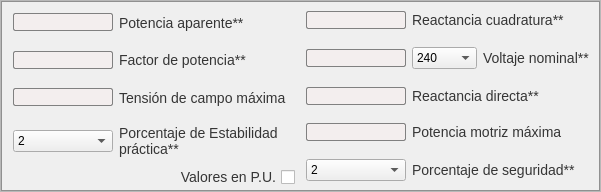
            <widget class="QFrame" name="saliente_inputs_3">
             <property name="styleSheet">
              <string notr="true"/>
             </property>
             <property name="frameShape">
              <enum>QFrame::StyledPanel</enum>
             </property>
             <property name="frameShadow">
              <enum>QFrame::Raised</enum>
             </property>
             <layout class="QHBoxLayout" name="horizontalLayout_38">
              <property name="spacing">
               <number>0</number>
              </property>
              <property name="leftMargin">
               <number>0</number>
              </property>
              <property name="topMargin">
               <number>0</number>
              </property>
              <property name="rightMargin">
               <number>0</number>
              </property>
              <property name="bottomMargin">
               <number>0</number>
              </property>
              <item>
               <widget class="QFrame" name="saliente_input_content_3">
                <property name="sizePolicy">
                 <sizepolicy hsizetype="Preferred" vsizetype="Preferred">
                  <horstretch>0</horstretch>
                  <verstretch>0</verstretch>
                 </sizepolicy>
                </property>
                <property name="minimumSize">
                 <size>
                  <width>0</width>
                  <height>0</height>
                 </size>
                </property>
                <property name="maximumSize">
                 <size>
                  <width>900</width>
                  <height>420</height>
                 </size>
                </property>
                <property name="styleSheet">
                 <string notr="true">QFrame{
border: 1px solid rgb(144, 144, 144);
}</string>
                </property>
                <property name="frameShape">
                 <enum>QFrame::StyledPanel</enum>
                </property>
                <property name="frameShadow">
                 <enum>QFrame::Raised</enum>
                </property>
                <layout class="QHBoxLayout" name="horizontalLayout_39">
                 <property name="spacing">
                  <number>0</number>
                 </property>
                 <property name="leftMargin">
                  <number>0</number>
                 </property>
                 <property name="topMargin">
                  <number>0</number>
                 </property>
                 <property name="rightMargin">
                  <number>0</number>
                 </property>
                 <property name="bottomMargin">
                  <number>0</number>
                 </property>
                 <item>
                  <widget class="QFrame" name="input_left_sal_3">
                   <property name="styleSheet">
                    <string notr="true">QFrame{
border-style: none;
}</string>
                   </property>
                   <property name="frameShape">
                    <enum>QFrame::StyledPanel</enum>
                   </property>
                   <property name="frameShadow">
                    <enum>QFrame::Raised</enum>
                   </property>
                   <layout class="QVBoxLayout" name="verticalLayout_18">
                    <property name="spacing">
                     <number>0</number>
                    </property>
                    <property name="leftMargin">
                     <number>2</number>
                    </property>
                    <property name="topMargin">
                     <number>2</number>
                    </property>
                    <property name="rightMargin">
                     <number>2</number>
                    </property>
                    <property name="bottomMargin">
                     <number>2</number>
                    </property>
                    <item>
                     <widget class="QFrame" name="frame_31">
                      <property name="minimumSize">
                       <size>
                        <width>200</width>
                        <height>0</height>
                       </size>
                      </property>
                      <property name="frameShape">
                       <enum>QFrame::StyledPanel</enum>
                      </property>
                      <property name="frameShadow">
                       <enum>QFrame::Raised</enum>
                      </property>
                      <layout class="QHBoxLayout" name="horizontalLayout_40">
                       <item>
                        <widget class="QLineEdit" name="sal_p_aparente_3">
                         <property name="maximumSize">
                          <size>
                           <width>100</width>
                           <height>16777215</height>
                          </size>
                         </property>
                         <property name="styleSheet">
                          <string notr="true">QLineEdit{
background-color: rgb(243, 238, 238);
border-radius: 2px;
border: 1px solid gray;
}</string>
                         </property>
                        </widget>
                       </item>
                       <item>
                        <widget class="QLabel" name="sal_p_aparente_label_3">
                         <property name="maximumSize">
                          <size>
                           <width>200</width>
                           <height>16777215</height>
                          </size>
                         </property>
                         <property name="styleSheet">
                          <string notr="true">QLabel{
color: rgb(53, 53, 53);
font-size: 14px;
}</string>
                         </property>
                         <property name="text">
                          <string>Potencia aparente**</string>
                         </property>
                         <property name="alignment">
                          <set>Qt::AlignLeading|Qt::AlignLeft|Qt::AlignVCenter</set>
                         </property>
                        </widget>
                       </item>
                      </layout>
                     </widget>
                    </item>
                    <item>
                     <widget class="QFrame" name="frame_32">
                      <property name="frameShape">
                       <enum>QFrame::StyledPanel</enum>
                      </property>
                      <property name="frameShadow">
                       <enum>QFrame::Raised</enum>
                      </property>
                      <layout class="QHBoxLayout" name="horizontalLayout_41">
                       <item>
                        <widget class="QLineEdit" name="sal_f_p_3">
                         <property name="maximumSize">
                          <size>
                           <width>100</width>
                           <height>16777215</height>
                          </size>
                         </property>
                         <property name="styleSheet">
                          <string notr="true">QLineEdit{
background-color: rgb(243, 238, 238);
border-radius: 2px;
border: 1px solid gray;
}</string>
                         </property>
                        </widget>
                       </item>
                       <item>
                        <widget class="QLabel" name="sal_f_p_label_3">
                         <property name="maximumSize">
                          <size>
                           <width>200</width>
                           <height>16777215</height>
                          </size>
                         </property>
                         <property name="styleSheet">
                          <string notr="true">QLabel{
color: rgb(53, 53, 53);
font-size: 14px;
}</string>
                         </property>
                         <property name="text">
                          <string>Factor de potencia**</string>
                         </property>
                         <property name="alignment">
                          <set>Qt::AlignLeading|Qt::AlignLeft|Qt::AlignVCenter</set>
                         </property>
                        </widget>
                       </item>
                      </layout>
                     </widget>
                    </item>
                    <item>
                     <widget class="QFrame" name="frame_33">
                      <property name="frameShape">
                       <enum>QFrame::StyledPanel</enum>
                      </property>
                      <property name="frameShadow">
                       <enum>QFrame::Raised</enum>
                      </property>
                      <layout class="QHBoxLayout" name="horizontalLayout_42">
                       <item>
                        <widget class="QLineEdit" name="sal_t_m_c_3">
                         <property name="maximumSize">
                          <size>
                           <width>100</width>
                           <height>16777215</height>
                          </size>
                         </property>
                         <property name="styleSheet">
                          <string notr="true">QLineEdit{
background-color: rgb(243, 238, 238);
border-radius: 2px;
border: 1px solid gray;
}</string>
                         </property>
                        </widget>
                       </item>
                       <item>
                        <widget class="QLabel" name="sal_t_m_c_label_3">
                         <property name="maximumSize">
                          <size>
                           <width>200</width>
                           <height>16777215</height>
                          </size>
                         </property>
                         <property name="styleSheet">
                          <string notr="true">QLabel{
color: rgb(53, 53, 53);
font-size: 14px;
}</string>
                         </property>
                         <property name="text">
                          <string>Tensión de campo máxima</string>
                         </property>
                         <property name="alignment">
                          <set>Qt::AlignLeading|Qt::AlignLeft|Qt::AlignVCenter</set>
                         </property>
                        </widget>
                       </item>
                      </layout>
                     </widget>
                    </item>
                    <item>
                     <widget class="QFrame" name="frame_34">
                      <property name="frameShape">
                       <enum>QFrame::StyledPanel</enum>
                      </property>
                      <property name="frameShadow">
                       <enum>QFrame::Raised</enum>
                      </property>
                      <layout class="QHBoxLayout" name="horizontalLayout_43">
                       <item>
                        <widget class="QComboBox" name="sal_porcentaje_practica">
                         <property name="minimumSize">
                          <size>
                           <width>0</width>
                           <height>0</height>
                          </size>
                         </property>
                         <property name="maximumSize">
                          <size>
                           <width>100</width>
                           <height>16777215</height>
                          </size>
                         </property>
                         <property name="styleSheet">
                          <string notr="true"/>
                         </property>
                         <item>
                          <property name="text">
                           <string>2</string>
                          </property>
                         </item>
                         <item>
                          <property name="text">
                           <string>5</string>
                          </property>
                         </item>
                         <item>
                          <property name="text">
                           <string>10</string>
                          </property>
                         </item>
                         <item>
                          <property name="text">
                           <string>15</string>
                          </property>
                         </item>
                        </widget>
                       </item>
                       <item>
                        <widget class="QLabel" name="sal_estabilidad_practica_label_3">
                         <property name="maximumSize">
                          <size>
                           <width>200</width>
                           <height>16777215</height>
                          </size>
                         </property>
                         <property name="styleSheet">
                          <string notr="true">QLabel{
color: rgb(53, 53, 53);
font-size: 14px;
}</string>
                         </property>
                         <property name="text">
                          <string>Porcentaje de Estabilidad práctica**</string>
                         </property>
                         <property name="alignment">
                          <set>Qt::AlignLeading|Qt::AlignLeft|Qt::AlignVCenter</set>
                         </property>
                         <property name="wordWrap">
                          <bool>true</bool>
                         </property>
                        </widget>
                       </item>
                      </layout>
                     </widget>
                    </item>
                    <item>
                     <widget class="QCheckBox" name="saliente_pu_check_3">
                      <property name="layoutDirection">
                       <enum>Qt::RightToLeft</enum>
                      </property>
                      <property name="styleSheet">
                       <string notr="true">QCheckBox{
color: rgb(53, 53, 53);
font-size: 14px;
}</string>
                      </property>
                      <property name="text">
                       <string>Valores en P.U.</string>
                      </property>
                     </widget>
                    </item>
                   </layout>
                  </widget>
                 </item>
                 <item>
                  <widget class="QFrame" name="input_right_sal_3">
                   <property name="styleSheet">
                    <string notr="true">QFrame{
border-style: none;
}</string>
                   </property>
                   <property name="frameShape">
                    <enum>QFrame::StyledPanel</enum>
                   </property>
                   <property name="frameShadow">
                    <enum>QFrame::Raised</enum>
                   </property>
                   <layout class="QVBoxLayout" name="verticalLayout_19">
                    <property name="spacing">
                     <number>0</number>
                    </property>
                    <property name="leftMargin">
                     <number>0</number>
                    </property>
                    <property name="topMargin">
                     <number>0</number>
                    </property>
                    <property name="rightMargin">
                     <number>0</number>
                    </property>
                    <property name="bottomMargin">
                     <number>0</number>
                    </property>
                    <item>
                     <widget class="QFrame" name="cont_r_q_sal_3">
                      <property name="frameShape">
                       <enum>QFrame::StyledPanel</enum>
                      </property>
                      <property name="frameShadow">
                       <enum>QFrame::Raised</enum>
                      </property>
                      <layout class="QHBoxLayout" name="horizontalLayout_44">
                       <item>
                        <widget class="QLineEdit" name="sal_r_q_3">
                         <property name="maximumSize">
                          <size>
                           <width>100</width>
                           <height>16777215</height>
                          </size>
                         </property>
                         <property name="styleSheet">
                          <string notr="true">QLineEdit{
background-color: rgb(243, 238, 238);
border-radius: 2px;
border: 1px solid gray;
}</string>
                         </property>
                        </widget>
                       </item>
                       <item>
                        <widget class="QLabel" name="sal_r_q_label_3">
                         <property name="maximumSize">
                          <size>
                           <width>200</width>
                           <height>16777215</height>
                          </size>
                         </property>
                         <property name="styleSheet">
                          <string notr="true">QLabel{
color: rgb(53, 53, 53);
font-size: 14px;
}</string>
                         </property>
                         <property name="text">
                          <string>Reactancia cuadratura**</string>
                         </property>
                         <property name="alignment">
                          <set>Qt::AlignLeading|Qt::AlignLeft|Qt::AlignVCenter</set>
                         </property>
                        </widget>
                       </item>
                      </layout>
                     </widget>
                    </item>
                    <item>
                     <widget class="QFrame" name="cont_voltaje_nom_sal_3">
                      <property name="frameShape">
                       <enum>QFrame::StyledPanel</enum>
                      </property>
                      <property name="frameShadow">
                       <enum>QFrame::Raised</enum>
                      </property>
                      <layout class="QHBoxLayout" name="horizontalLayout_45">
                       <item>
                        <widget class="QLineEdit" name="sal_v_nom_pu">
                         <property name="maximumSize">
                          <size>
                           <width>100</width>
                           <height>16777215</height>
                          </size>
                         </property>
                         <property name="styleSheet">
                          <string notr="true">QLineEdit{
background-color: rgb(243, 238, 238);
border-radius: 2px;
border: 1px solid gray;
}</string>
                         </property>
                        </widget>
                       </item>
                       <item>
                        <widget class="QComboBox" name="voltaje_nominal_sal_3">
                         <property name="minimumSize">
                          <size>
                           <width>0</width>
                           <height>0</height>
                          </size>
                         </property>
                         <property name="maximumSize">
                          <size>
                           <width>100</width>
                           <height>16777215</height>
                          </size>
                         </property>
                         <property name="styleSheet">
                          <string notr="true"/>
                         </property>
                         <item>
                          <property name="text">
                           <string>240</string>
                          </property>
                         </item>
                         <item>
                          <property name="text">
                           <string>480</string>
                          </property>
                         </item>
                         <item>
                          <property name="text">
                           <string>600</string>
                          </property>
                         </item>
                         <item>
                          <property name="text">
                           <string>2400</string>
                          </property>
                         </item>
                         <item>
                          <property name="text">
                           <string>4160</string>
                          </property>
                         </item>
                         <item>
                          <property name="text">
                           <string>4800</string>
                          </property>
                         </item>
                         <item>
                          <property name="text">
                           <string>6900</string>
                          </property>
                         </item>
                         <item>
                          <property name="text">
                           <string>13800</string>
                          </property>
                         </item>
                         <item>
                          <property name="text">
                           <string>23000</string>
                          </property>
                         </item>
                         <item>
                          <property name="text">
                           <string>34500</string>
                          </property>
                         </item>
                         <item>
                          <property name="text">
                           <string>46000</string>
                          </property>
                         </item>
                         <item>
                          <property name="text">
                           <string>69000</string>
                          </property>
                         </item>
                        </widget>
                       </item>
                       <item>
                        <widget class="QLabel" name="sal_v_n_label_3">
                         <property name="maximumSize">
                          <size>
                           <width>200</width>
                           <height>16777215</height>
                          </size>
                         </property>
                         <property name="styleSheet">
                          <string notr="true">QLabel{
color: rgb(53, 53, 53);
font-size: 14px;
}</string>
                         </property>
                         <property name="text">
                          <string>Voltaje nominal**</string>
                         </property>
                         <property name="alignment">
                          <set>Qt::AlignLeading|Qt::AlignLeft|Qt::AlignVCenter</set>
                         </property>
                        </widget>
                       </item>
                      </layout>
                     </widget>
                    </item>
                    <item>
                     <widget class="QFrame" name="cont_r_d_sal_3">
                      <property name="frameShape">
                       <enum>QFrame::StyledPanel</enum>
                      </property>
                      <property name="frameShadow">
                       <enum>QFrame::Raised</enum>
                      </property>
                      <layout class="QHBoxLayout" name="horizontalLayout_46">
                       <item>
                        <widget class="QLineEdit" name="sal_r_d_3">
                         <property name="maximumSize">
                          <size>
                           <width>100</width>
                           <height>16777215</height>
                          </size>
                         </property>
                         <property name="styleSheet">
                          <string notr="true">QLineEdit{
background-color: rgb(243, 238, 238);
border-radius: 2px;
border: 1px solid gray;
}</string>
                         </property>
                        </widget>
                       </item>
                       <item>
                        <widget class="QLabel" name="sal_r_d_label_3">
                         <property name="maximumSize">
                          <size>
                           <width>200</width>
                           <height>16777215</height>
                          </size>
                         </property>
                         <property name="styleSheet">
                          <string notr="true">QLabel{
color: rgb(53, 53, 53);
font-size: 14px;
}</string>
                         </property>
                         <property name="text">
                          <string>Reactancia directa**</string>
                         </property>
                         <property name="alignment">
                          <set>Qt::AlignLeading|Qt::AlignLeft|Qt::AlignVCenter</set>
                         </property>
                        </widget>
                       </item>
                      </layout>
                     </widget>
                    </item>
                    <item>
                     <widget class="QFrame" name="cont_p_m_sal_3">
                      <property name="frameShape">
                       <enum>QFrame::StyledPanel</enum>
                      </property>
                      <property name="frameShadow">
                       <enum>QFrame::Raised</enum>
                      </property>
                      <layout class="QHBoxLayout" name="horizontalLayout_47">
                       <item>
                        <widget class="QLineEdit" name="sal_p_m_3">
                         <property name="maximumSize">
                          <size>
                           <width>100</width>
                           <height>16777215</height>
                          </size>
                         </property>
                         <property name="styleSheet">
                          <string notr="true">QLineEdit{
background-color: rgb(243, 238, 238);
border-radius: 2px;
border: 1px solid gray;
}</string>
                         </property>
                        </widget>
                       </item>
                       <item>
                        <widget class="QLabel" name="sal_p_m_label_3">
                         <property name="sizePolicy">
                          <sizepolicy hsizetype="Preferred" vsizetype="Preferred">
                           <horstretch>0</horstretch>
                           <verstretch>0</verstretch>
                          </sizepolicy>
                         </property>
                         <property name="maximumSize">
                          <size>
                           <width>200</width>
                           <height>16777215</height>
                          </size>
                         </property>
                         <property name="styleSheet">
                          <string notr="true">QLabel{
color: rgb(53, 53, 53);
font-size: 14px;
}</string>
                         </property>
                         <property name="text">
                          <string>Potencia motriz máxima</string>
                         </property>
                         <property name="alignment">
                          <set>Qt::AlignLeading|Qt::AlignLeft|Qt::AlignVCenter</set>
                         </property>
                        </widget>
                       </item>
                      </layout>
                     </widget>
                    </item>
                    <item>
                     <widget class="QFrame" name="cont_seg_max_sal_3">
                      <property name="frameShape">
                       <enum>QFrame::StyledPanel</enum>
                      </property>
                      <property name="frameShadow">
                       <enum>QFrame::Raised</enum>
                      </property>
                      <layout class="QHBoxLayout" name="horizontalLayout_48">
                       <item>
                        <widget class="QComboBox" name="sal_porcentaje_seg_3">
                         <property name="minimumSize">
                          <size>
                           <width>0</width>
                           <height>0</height>
                          </size>
                         </property>
                         <property name="maximumSize">
                          <size>
                           <width>100</width>
                           <height>16777215</height>
                          </size>
                         </property>
                         <property name="styleSheet">
                          <string notr="true"/>
                         </property>
                         <item>
                          <property name="text">
                           <string>2</string>
                          </property>
                         </item>
                         <item>
                          <property name="text">
                           <string>5</string>
                          </property>
                         </item>
                         <item>
                          <property name="text">
                           <string>10</string>
                          </property>
                         </item>
                         <item>
                          <property name="text">
                           <string>12</string>
                          </property>
                         </item>
                         <item>
                          <property name="text">
                           <string>15</string>
                          </property>
                         </item>
                        </widget>
                       </item>
                       <item>
                        <widget class="QLabel" name="sal_porcentaj_seg_label_3">
                         <property name="maximumSize">
                          <size>
                           <width>200</width>
                           <height>16777215</height>
                          </size>
                         </property>
                         <property name="styleSheet">
                          <string notr="true">QLabel{
color: rgb(53, 53, 53);
font-size: 14px;
}</string>
                         </property>
                         <property name="text">
                          <string>Porcentaje de seguridad**</string>
                         </property>
                         <property name="alignment">
                          <set>Qt::AlignLeading|Qt::AlignLeft|Qt::AlignVCenter</set>
                         </property>
                        </widget>
                       </item>
                      </layout>
                     </widget>
                    </item>
                   </layout>
                  </widget>
                 </item>
                </layout>
               </widget>
              </item>
             </layout>
            </widget>
